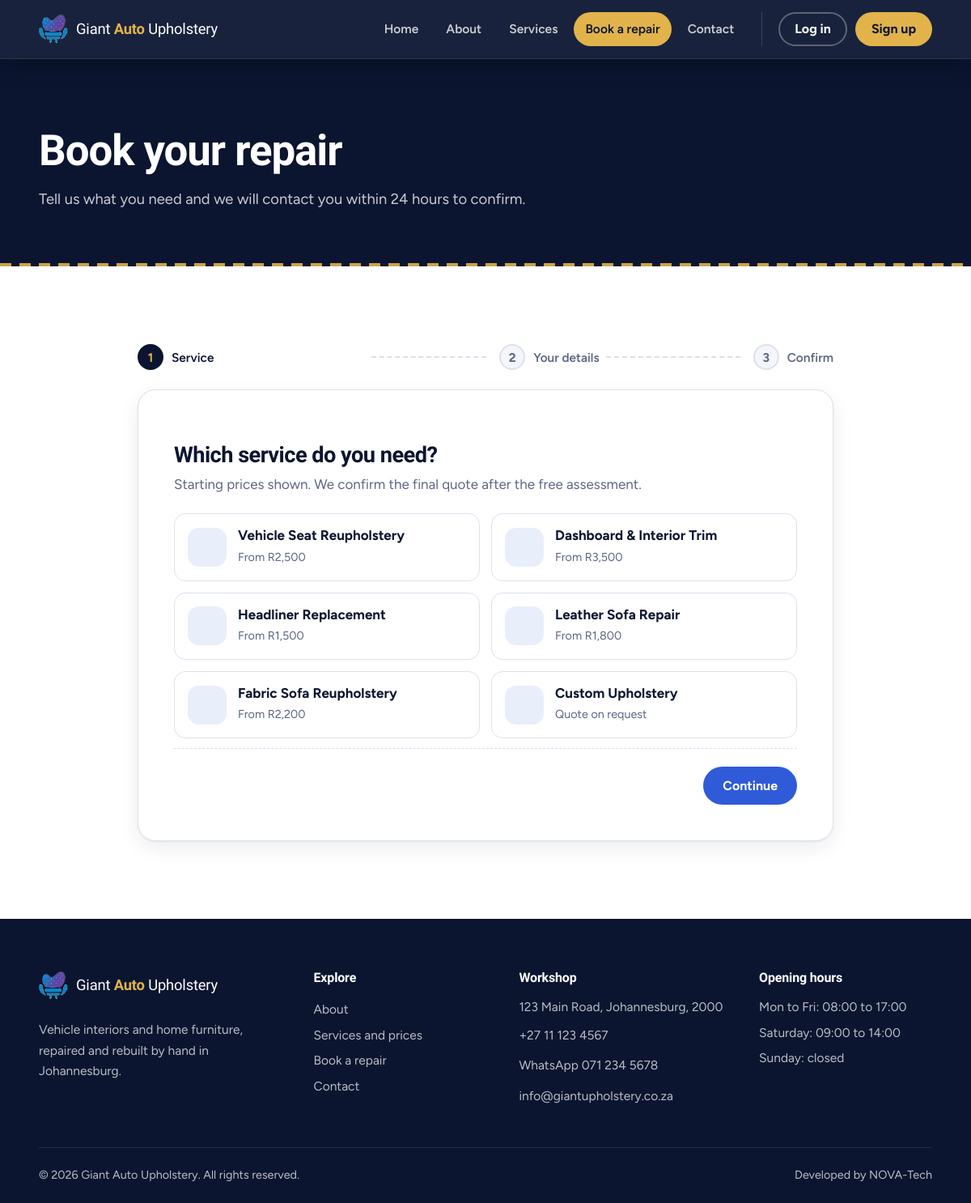
Screenshot of /booking.php with the database file from the repository.
### tables this page shows
CREATE TABLE IF NOT EXISTS `services` (
  `id`          INT UNSIGNED NOT NULL AUTO_INCREMENT,
  `slug`        VARCHAR(80)  NOT NULL,
  `name`        VARCHAR(120) NOT NULL,
  `category`    ENUM('vehicle','home','custom') NOT NULL,
  `description` VARCHAR(400) NOT NULL,
  `price_from`  DECIMAL(10,2) DEFAULT NULL COMMENT 'NULL = quote on request',
  `sort_order`  SMALLINT NOT NULL DEFAULT 0,
  `is_active`   TINYINT(1) NOT NULL DEFAULT 1,
  PRIMARY KEY (`id`),
  UNIQUE KEY `uq_services_slug` (`slug`)
);

### booking.php (the view, shortened to what this page needs)
<?php
require_once __DIR__ . '/includes/bootstrap.php';
$services = get_services();
$icons = ['vehicle' => 'car', 'home' => 'sofa', 'custom' => 'wand'];
require __DIR__ . '/includes/header.php';
?>
<section class="page-hero">
    <div class="container">
        <h1>Book your repair</h1>
        <p>Tell us what you need and we will contact you within 24 hours to confirm.</p>
    </div>
    <div class="stitch static" aria-hidden="true"></div>
</section>
<section class="section">
    <div class="container narrow-wide">
        <ol class="stepper" id="stepper" aria-label="Booking progress">
            <li class="is-active" data-step-label="1"><span>1</span> Service</li>
            <li data-step-label="2"><span>2</span> Your details</li>
            <li data-step-label="3"><span>3</span> Confirm</li>
        </ol>
        <div class="form-card">
            <form id="bookingForm" class="js-form wizard" data-endpoint="api/booking.php" novalidate>
                <div class="wizard-panel is-active" data-step="1">
                    <h2>Which service do you need?</h2>
                    <p class="muted">Starting prices shown. We confirm the final quote after the free assessment.</p>
                    <div class="choice-grid" role="radiogroup" aria-label="Service">
                        <?php foreach ($services as $s): ?>
                            <label class="choice">
                                <span class="choice-body">
                                    <span class="info-icon"><?= icon($icons[$s['category']] ?? 'layers', 22) ?></span>
                                    <span class="choice-text">
                                        <strong><?= e($s['name']) ?></strong>
                                        <small><?= e(money_from($s['price_from'])) ?></small>
                                    </span>
                                </span>
                            </label>
                        <?php endforeach; ?>
                    </div>
                </div>
                <div class="wizard-nav">
                    <button type="button" class="btn btn-primary" data-wizard-next>Continue</button>
                </div>
            </form>
        </div>
    </div>
</section>
<?php require __DIR__ . '/includes/footer.php'; ?>

### includes/bootstrap.php (shortened to what this page needs)
<?php
function db(): PDO
{
    static $pdo = null;
    if ($pdo === null) {
        $dsn = 'mysql:host=' . DB_HOST . ';port=' . DB_PORT . ';dbname=' . DB_NAME . ';charset=utf8mb4';
        try {
            $pdo = new PDO($dsn, DB_USER, DB_PASS, [
                PDO::ATTR_ERRMODE            => PDO::ERRMODE_EXCEPTION,
                PDO::ATTR_DEFAULT_FETCH_MODE => PDO::FETCH_ASSOC,
                PDO::ATTR_EMULATE_PREPARES   => false,
            ]);
            $pdo->exec("SET time_zone = '+02:00'");
        } catch (PDOException $e) {
            http_response_code(500);
            if (strpos($_SERVER['SCRIPT_NAME'] ?? '', '/api/') !== false) {
                header('Content-Type: application/json');
                echo json_encode(['ok' => false, 'message' => 'The database is not available right now. Please try again shortly.']);
            } else {
                echo '<h1>Database connection failed</h1><p>Start MySQL in XAMPP, import <code>database/giant_upholstery.sql</code> in phpMyAdmin, and check <code>config/config.php</code>.</p>';
                if (APP_DEBUG) echo '<pre>' . htmlspecialchars($e->getMessage()) . '</pre>';
            }
            exit;
        }
    }
    return $pdo;
}
function e(?string $value): string
{
    return htmlspecialchars((string)$value, ENT_QUOTES | ENT_SUBSTITUTE, 'UTF-8');
}
function money_from(?string $price): string
{
    return $price === null ? 'Quote on request' : 'From R' . number_format((float)$price, 0, '.', ',');
}
function get_services(): array
{
    static $rows = null;
    if ($rows === null) {
        $rows = db()->query('SELECT * FROM services WHERE is_active = 1 ORDER BY sort_order, id')->fetchAll();
    }
    return $rows;
}
function icon(string $name, int $size = 22): string
{
    $paths = [
        'car'      => '<path d="M5 16V11l1.6-4.2A2 2 0 0 1 8.5 5.5h7a2 2 0 0 1 1.9 1.3L19 11v5M5 16h14M5 16v2.5M19 16v2.5"/><circle cx="8" cy="13.5" r=".8"/><circle cx="16" cy="13.5" r=".8"/>',
        'sofa'     => '<path d="M5 11V8.5A2.5 2.5 0 0 1 7.5 6h9A2.5 2.5 0 0 1 19 8.5V11"/><path d="M3 13a2 2 0 0 1 4 0v1.5h10V13a2 2 0 0 1 4 0v4.5H3z"/><path d="M5 17.5V19M19 17.5V19"/>',
        'wand'     => '<path d="M14 6l4 4M4 20l9.5-9.5M13 4l.7 1.8L15.5 6.5l-1.8.7L13 9l-.7-1.8L10.5 6.5l1.8-.7z"/>',
        'calendar' => '<rect x="4" y="5.5" width="16" height="14" rx="2.5"/><path d="M4 10h16M8.5 3.5v4M15.5 3.5v4"/>',
        'phone'    => '<path d="M6.5 4h3l1.5 4-2 1.3a10 10 0 0 0 5.7 5.7L16 13l4 1.5v3a2 2 0 0 1-2.2 2A15.5 15.5 0 0 1 4.5 6.2 2 2 0 0 1 6.5 4z"/>',
        'pin'      => '<path d="M12 20.5s6-5.2 6-10a6 6 0 1 0-12 0c0 4.8 6 10 6 10z"/><circle cx="12" cy="10.5" r="2.2"/>',
        'mail'     => '<rect x="3.5" y="5.5" width="17" height="13" rx="2.5"/><path d="M4 7.5l8 6 8-6"/>',
        'clock'    => '<circle cx="12" cy="12" r="8.5"/><path d="M12 7.5V12l3 2"/>',
        'check'    => '<path d="M5 12.5l4.5 4.5L19 7.5"/>',
        'arrow'    => '<path d="M5 12h14M13 6l6 6-6 6"/>',
        'shield'   => '<path d="M12 3.5l7 2.8v5.2c0 4.3-2.9 7.6-7 9-4.1-1.4-7-4.7-7-9V6.3z"/><path d="M9 12l2.2 2.2L15.2 10"/>',
        'layers'   => '<path d="M12 4l8.5 4.5L12 13 3.5 8.5z"/><path d="M3.5 12.5L12 17l8.5-4.5M3.5 16.5L12 21l8.5-4.5"/>',
        'home'     => '<path d="M4 11l8-6.5 8 6.5v8a1 1 0 0 1-1 1h-4.5v-5.5h-5V20H5a1 1 0 0 1-1-1z"/>',
        'list'     => '<path d="M8.5 6.5H20M8.5 12H20M8.5 17.5H20"/><circle cx="4.5" cy="6.5" r=".9"/><circle cx="4.5" cy="12" r=".9"/><circle cx="4.5" cy="17.5" r=".9"/>',
        'user'     => '<circle cx="12" cy="8.5" r="3.7"/><path d="M4.5 20a7.5 7.5 0 0 1 15 0"/>',
        'logout'   => '<path d="M10 4.5H6.5a2 2 0 0 0-2 2v11a2 2 0 0 0 2 2H10M15 8l4 4-4 4M19 12H9.5"/>',
        'plus'     => '<path d="M12 5v14M5 12h14"/>',
        'menu'     => '<path d="M4 7h16M4 12h16M4 17h16"/>',
        'close'    => '<path d="M6 6l12 12M18 6L6 18"/>',
    ];
    $p = $paths[$name] ?? '';
    return '<svg class="icon" width="' . $size . '" height="' . $size . '" viewBox="0 0 24 24" fill="none" stroke="currentColor" stroke-width="1.7" stroke-linecap="round" stroke-linejoin="round" aria-hidden="true">' . $p . '</svg>';
}

### rows the page displays
services: name "Vehicle Seat Reupholstery", price_from "From R2,500"
services: name "Dashboard & Interior Trim", price_from "From R3,500"
services: name "Headliner Replacement", price_from "From R1,500"
services: name "Leather Sofa Repair", price_from "From R1,800"
services: name "Fabric Sofa Reupholstery", price_from "From R2,200"
services: name "Custom Upholstery", price_from "Quote on request"

### other values shown
$label "Home"
$label "About"
$label "Services"
$label "Book a repair"
$label "Contact"
